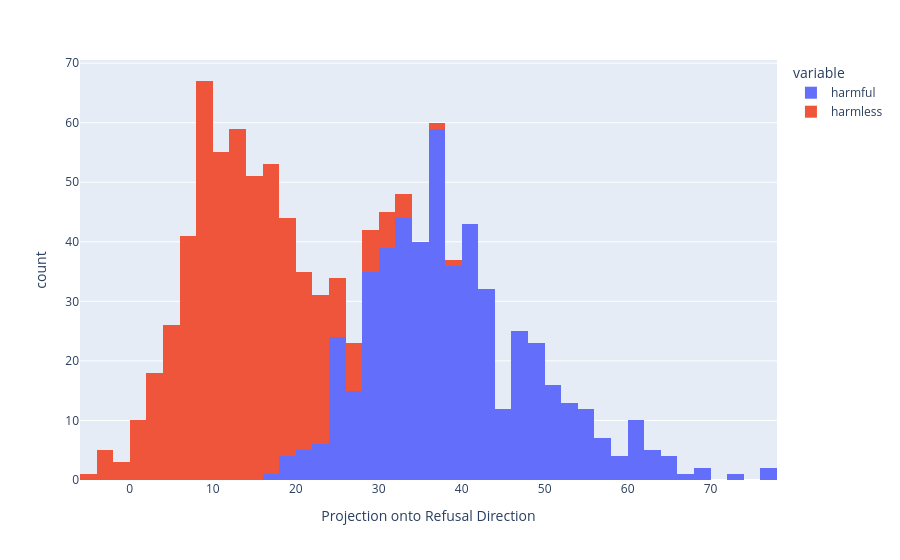

Source (notebook cell):
### Code cell
px.histogram(pd.DataFrame({'harmful': harmful_projections, 'harmless': harmless_projections})).update_layout(xaxis_title="Projection onto Refusal Direction").show()

### Figure 1 — Plotly figure (JSON) as saved in the notebook; plotly's stock layout.template omitted (floating-point values rounded to 4 significant figures; data arrays with more than 128 entries replaced by an {"elided": "..."} marker saying what was removed)
{"data": [{"alignmentgroup": "True", "bingroup": "x", "hovertemplate": "variable=harmful<br>value=%{x}<br>count=%{y}<extra></extra>", "legendgroup": "harmful", "marker": {"color": "#636efa", "pattern": {"shape": ""}}, "name": "harmful", "offsetgroup": "harmful", "orientation": "v", "showlegend": true, "type": "histogram", "x": {"elided": "520 float values"}, "xaxis": "x", "yaxis": "y"}, {"alignmentgroup": "True", "bingroup": "x", "hovertemplate": "variable=harmless<br>value=%{x}<br>count=%{y}<extra></extra>", "legendgroup": "harmless", "marker": {"color": "#EF553B", "pattern": {"shape": ""}}, "name": "harmless", "offsetgroup": "harmless", "orientation": "v", "showlegend": true, "type": "histogram", "x": {"elided": "520 float values"}, "xaxis": "x", "yaxis": "y"}], "layout": {"barmode": "relative", "legend": {"title": {"text": "variable"}, "tracegroupgap": 0}, "margin": {"t": 60}, "xaxis": {"anchor": "y", "domain": [0, 1], "title": {"text": "Projection onto Refusal Direction"}}, "yaxis": {"anchor": "x", "domain": [0, 1], "title": {"text": "count"}}}}
